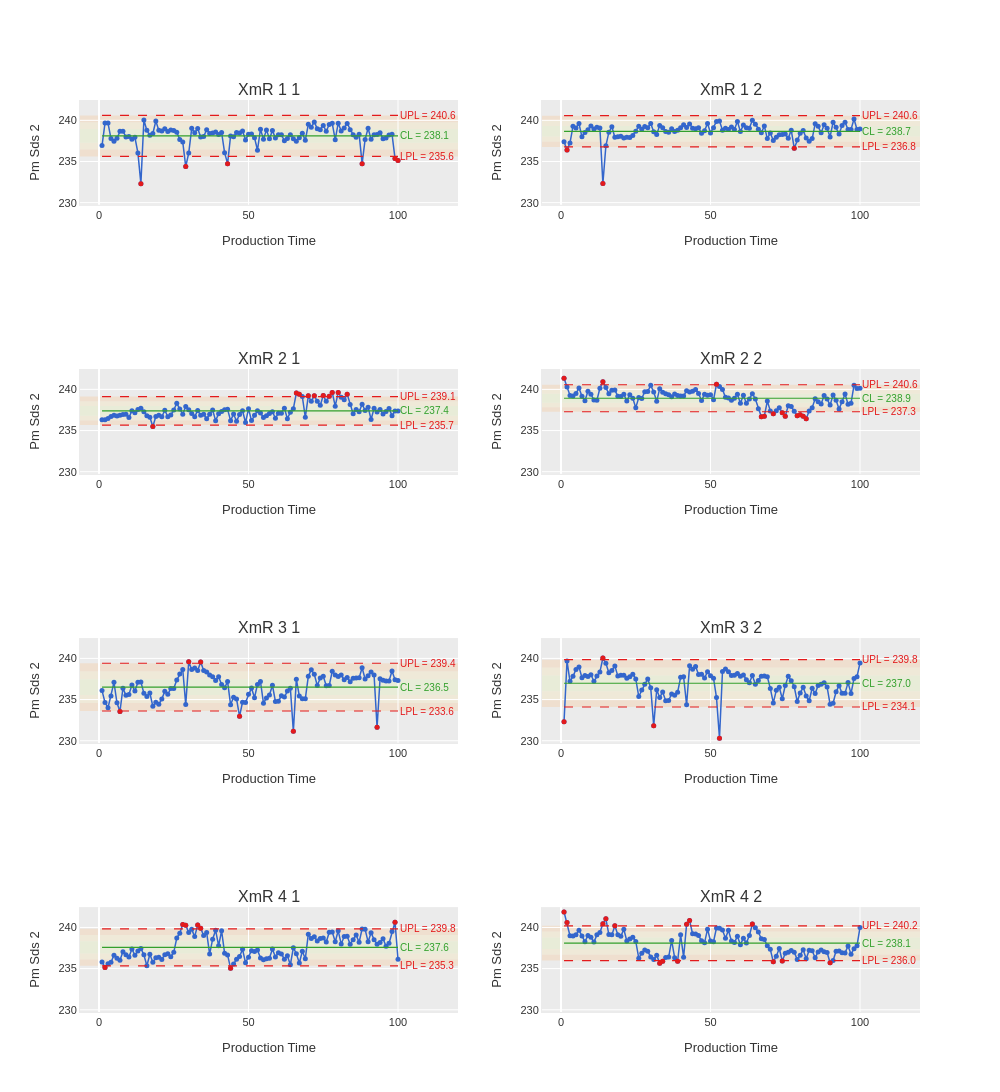

The code cell stored with this chart in its notebook:
### Code cell
# SDS 2 has n=1 per cell -- IMR works with individual observations
result_sds2 = study_sds2.execute(chart='xmr', by=['FACTOR 1', 'FACTOR 2'])
result_sds2.plot(chart='xmr', show_zones=True, theme='ggplot').show()

### Figure 1 — Plotly figure (JSON) as saved in the notebook; plotly's stock layout.template omitted (floating-point values rounded to 4 significant figures)
{"data": [{"hovertemplate": "%{x}<br>%{y:.3f}<extra></extra>", "line": {"color": "#3366CC", "width": 1.5}, "marker": {"color": "#3366CC", "size": 5}, "mode": "lines+markers", "name": "XmR_1_1", "showlegend": false, "type": "scatter", "x": [1, 2, 3, 4, 5, 6, 7, 8, 9, 10, 11, 12, 13, 14, 15, 16, 17, 18, 19, 20, 21, 22, 23, 24, 25, 26, 27, 28, 29, 30, 31, 32, 33, 34, 35, 36, 37, 38, 39, 40, 41, 42, 43, 44, 45, 46, 47, 48, 49, 50, 51, 52, 53, 54, 55, 56, 57, 58, 59, 60, 61, 62, 63, 64, 65, 66, 67, 68, 69, 70, 71, 72, 73, 74, 75, 76, 77, 78, 79, 80, 81, 82, 83, 84, 85, 86, 87, 88, 89, 90, 91, 92, 93, 94, 95, 96, 97, 98, 99, 100], "xaxis": "x", "y": [236.9, 239.7, 239.7, 237.8, 237.5, 237.8, 238.7, 238.7, 238.0, 238.0, 237.7, 237.9, 236.0, 232.3, 240.1, 238.8, 238.2, 238.4, 239.9, 238.8, 238.7, 239.0, 238.7, 238.8, 238.8, 238.6, 237.7, 237.4, 234.4, 236.0, 239.0, 238.5, 239.0, 238.0, 238.0, 238.9, 238.4, 238.5, 238.6, 238.3, 238.5, 236.1, 234.7, 238.1, 238.0, 238.5, 238.5, 238.7, 237.6, 238.3, 238.3, 237.9, 236.4, 238.9, 237.7, 238.8, 237.8, 238.8, 237.8, 238.2, 238.3, 237.5, 237.8, 238.3, 237.8, 237.5, 237.9, 238.4, 237.6, 239.5, 239.2, 239.8, 239.0, 238.9, 239.4, 238.7, 239.5, 239.6, 237.7, 239.7, 238.7, 239.1, 239.6, 238.9, 238.2, 237.9, 238.3, 234.7, 237.7, 239.0, 237.7, 238.3, 238.3, 238.5, 237.8, 237.8, 238.2, 238.3, 235.4, 235.1], "yaxis": "y"}, {"hovertemplate": "Signal<br>%{x}<br>%{y:.3f}<extra></extra>", "marker": {"color": "#E31A1C", "size": 5, "symbol": "circle"}, "mode": "markers", "showlegend": false, "type": "scatter", "x": [14, 29, 43, 88, 99, 100], "xaxis": "x", "y": [232.3, 234.4, 234.7, 234.7, 235.4, 235.1], "yaxis": "y"}, {"hovertemplate": "%{x}<br>%{y:.3f}<extra></extra>", "line": {"color": "#3366CC", "width": 1.5}, "marker": {"color": "#3366CC", "size": 5}, "mode": "lines+markers", "name": "XmR_1_2", "showlegend": false, "type": "scatter", "x": [1, 2, 3, 4, 5, 6, 7, 8, 9, 10, 11, 12, 13, 14, 15, 16, 17, 18, 19, 20, 21, 22, 23, 24, 25, 26, 27, 28, 29, 30, 31, 32, 33, 34, 35, 36, 37, 38, 39, 40, 41, 42, 43, 44, 45, 46, 47, 48, 49, 50, 51, 52, 53, 54, 55, 56, 57, 58, 59, 60, 61, 62, 63, 64, 65, 66, 67, 68, 69, 70, 71, 72, 73, 74, 75, 76, 77, 78, 79, 80, 81, 82, 83, 84, 85, 86, 87, 88, 89, 90, 91, 92, 93, 94, 95, 96, 97, 98, 99, 100], "xaxis": "x2", "y": [237.4, 236.4, 237.3, 239.3, 239.1, 239.6, 238.0, 238.5, 238.9, 239.3, 239.0, 239.2, 239.1, 232.3, 236.9, 238.6, 239.2, 237.9, 238.0, 238.1, 237.9, 238.0, 237.9, 238.2, 238.7, 239.3, 238.9, 239.3, 239.1, 239.6, 238.6, 238.3, 239.4, 239.1, 238.6, 238.5, 239.0, 238.6, 238.8, 239.1, 239.4, 239.1, 239.6, 239.0, 239.0, 239.1, 238.4, 238.7, 239.6, 238.4, 239.1, 239.9, 239.9, 238.8, 239.0, 238.9, 239.2, 238.9, 239.9, 238.6, 239.4, 239.1, 239.0, 240.0, 239.5, 238.9, 238.5, 239.3, 237.8, 238.5, 237.6, 237.9, 238.2, 238.3, 238.3, 237.8, 238.8, 236.6, 237.6, 238.4, 238.8, 237.8, 237.5, 237.8, 239.6, 239.3, 238.5, 239.4, 239.0, 238.0, 239.8, 239.2, 238.3, 239.4, 239.8, 238.9, 238.9, 240.2, 238.9, 238.9], "yaxis": "y2"}, {"hovertemplate": "Signal<br>%{x}<br>%{y:.3f}<extra></extra>", "marker": {"color": "#E31A1C", "size": 5, "symbol": "circle"}, "mode": "markers", "showlegend": false, "type": "scatter", "x": [2, 14, 78], "xaxis": "x2", "y": [236.4, 232.3, 236.6], "yaxis": "y2"}, {"hovertemplate": "%{x}<br>%{y:.3f}<extra></extra>", "line": {"color": "#3366CC", "width": 1.5}, "marker": {"color": "#3366CC", "size": 5}, "mode": "lines+markers", "name": "XmR_2_1", "showlegend": false, "type": "scatter", "x": [1, 2, 3, 4, 5, 6, 7, 8, 9, 10, 11, 12, 13, 14, 15, 16, 17, 18, 19, 20, 21, 22, 23, 24, 25, 26, 27, 28, 29, 30, 31, 32, 33, 34, 35, 36, 37, 38, 39, 40, 41, 42, 43, 44, 45, 46, 47, 48, 49, 50, 51, 52, 53, 54, 55, 56, 57, 58, 59, 60, 61, 62, 63, 64, 65, 66, 67, 68, 69, 70, 71, 72, 73, 74, 75, 76, 77, 78, 79, 80, 81, 82, 83, 84, 85, 86, 87, 88, 89, 90, 91, 92, 93, 94, 95, 96, 97, 98, 99, 100], "xaxis": "x3", "y": [236.3, 236.3, 236.5, 236.7, 236.8, 236.8, 236.9, 236.9, 237.0, 236.6, 237.4, 237.2, 237.6, 237.7, 237.3, 236.8, 236.6, 235.5, 236.7, 236.9, 236.7, 237.5, 236.7, 236.9, 237.5, 238.3, 237.6, 237.0, 237.9, 237.5, 237.1, 236.7, 237.4, 236.9, 237.0, 236.4, 237.0, 237.5, 236.2, 237.0, 237.3, 237.5, 237.6, 236.2, 237.0, 236.1, 237.0, 237.4, 236.0, 237.6, 236.2, 236.8, 237.4, 237.1, 236.6, 236.8, 237.1, 237.3, 236.5, 237.1, 237.1, 237.7, 236.4, 237.2, 237.7, 239.6, 239.4, 239.1, 236.6, 239.2, 238.6, 239.2, 238.6, 238.1, 239.2, 238.6, 239.2, 239.6, 238.0, 239.6, 239.0, 238.7, 239.4, 238.2, 237.1, 237.6, 237.3, 238.2, 237.4, 237.8, 236.3, 237.7, 237.2, 237.6, 237.0, 237.3, 237.7, 236.8, 237.4, 237.4], "yaxis": "y3"}, {"hovertemplate": "Signal<br>%{x}<br>%{y:.3f}<extra></extra>", "marker": {"color": "#E31A1C", "size": 5, "symbol": "circle"}, "mode": "markers", "showlegend": false, "type": "scatter", "x": [18, 66, 67, 70, 72, 75, 77, 78, 80, 83], "xaxis": "x3", "y": [235.5, 239.6, 239.4, 239.2, 239.2, 239.2, 239.2, 239.6, 239.6, 239.4], "yaxis": "y3"}, {"hovertemplate": "%{x}<br>%{y:.3f}<extra></extra>", "line": {"color": "#3366CC", "width": 1.5}, "marker": {"color": "#3366CC", "size": 5}, "mode": "lines+markers", "name": "XmR_2_2", "showlegend": false, "type": "scatter", "x": [1, 2, 3, 4, 5, 6, 7, 8, 9, 10, 11, 12, 13, 14, 15, 16, 17, 18, 19, 20, 21, 22, 23, 24, 25, 26, 27, 28, 29, 30, 31, 32, 33, 34, 35, 36, 37, 38, 39, 40, 41, 42, 43, 44, 45, 46, 47, 48, 49, 50, 51, 52, 53, 54, 55, 56, 57, 58, 59, 60, 61, 62, 63, 64, 65, 66, 67, 68, 69, 70, 71, 72, 73, 74, 75, 76, 77, 78, 79, 80, 81, 82, 83, 84, 85, 86, 87, 88, 89, 90, 91, 92, 93, 94, 95, 96, 97, 98, 99, 100], "xaxis": "x4", "y": [241.3, 240.3, 239.3, 239.2, 239.5, 240.2, 239.2, 238.6, 239.8, 239.4, 238.7, 238.7, 240.1, 240.9, 240.2, 239.5, 239.9, 239.9, 239.2, 239.1, 239.4, 238.6, 239.3, 238.9, 237.8, 239.0, 238.9, 239.7, 239.7, 240.5, 239.7, 238.6, 240.1, 239.6, 239.5, 239.4, 239.1, 239.4, 239.3, 239.2, 239.2, 239.8, 239.7, 239.8, 240.0, 239.5, 238.6, 239.4, 239.3, 239.4, 238.7, 240.6, 240.3, 240.0, 239.0, 239.0, 238.7, 238.9, 239.4, 238.3, 239.3, 238.3, 238.8, 239.5, 238.8, 237.7, 236.7, 236.7, 238.6, 237.4, 237.0, 237.4, 237.8, 237.2, 236.8, 238.0, 237.9, 237.3, 236.8, 236.9, 236.7, 236.4, 237.4, 237.8, 238.9, 238.5, 238.2, 239.3, 238.8, 238.1, 239.3, 238.7, 237.6, 238.5, 239.4, 238.2, 238.3, 240.5, 240.1, 240.1], "yaxis": "y4"}, {"hovertemplate": "Signal<br>%{x}<br>%{y:.3f}<extra></extra>", "marker": {"color": "#E31A1C", "size": 5, "symbol": "circle"}, "mode": "markers", "showlegend": false, "type": "scatter", "x": [1, 14, 52, 67, 68, 71, 74, 75, 79, 80, 81, 82], "xaxis": "x4", "y": [241.3, 240.9, 240.6, 236.7, 236.7, 237.0, 237.2, 236.8, 236.8, 236.9, 236.7, 236.4], "yaxis": "y4"}, {"hovertemplate": "%{x}<br>%{y:.3f}<extra></extra>", "line": {"color": "#3366CC", "width": 1.5}, "marker": {"color": "#3366CC", "size": 5}, "mode": "lines+markers", "name": "XmR_3_1", "showlegend": false, "type": "scatter", "x": [1, 2, 3, 4, 5, 6, 7, 8, 9, 10, 11, 12, 13, 14, 15, 16, 17, 18, 19, 20, 21, 22, 23, 24, 25, 26, 27, 28, 29, 30, 31, 32, 33, 34, 35, 36, 37, 38, 39, 40, 41, 42, 43, 44, 45, 46, 47, 48, 49, 50, 51, 52, 53, 54, 55, 56, 57, 58, 59, 60, 61, 62, 63, 64, 65, 66, 67, 68, 69, 70, 71, 72, 73, 74, 75, 76, 77, 78, 79, 80, 81, 82, 83, 84, 85, 86, 87, 88, 89, 90, 91, 92, 93, 94, 95, 96, 97, 98, 99, 100], "xaxis": "x5", "y": [236.1, 234.7, 234.0, 235.4, 237.1, 234.6, 233.6, 236.4, 235.5, 235.6, 236.8, 236.0, 237.1, 237.1, 235.8, 235.4, 235.8, 234.2, 234.7, 234.4, 235.1, 236.0, 235.6, 236.3, 236.3, 237.4, 238.1, 238.7, 234.4, 239.6, 238.7, 238.8, 238.5, 239.6, 238.5, 238.4, 238.0, 237.8, 237.3, 237.8, 236.8, 236.4, 237.2, 234.4, 235.3, 235.1, 233.0, 234.7, 234.7, 235.7, 236.4, 235.2, 236.8, 237.2, 234.6, 235.2, 235.6, 236.7, 234.8, 234.8, 235.4, 235.3, 236.0, 236.4, 231.1, 237.5, 235.4, 235.1, 235.1, 237.8, 238.6, 238.1, 236.7, 237.6, 237.8, 236.7, 236.7, 238.4, 238.0, 237.8, 238.0, 237.4, 237.7, 237.2, 237.6, 237.6, 237.6, 238.9, 237.5, 237.9, 238.3, 238.0, 231.6, 237.5, 237.3, 237.2, 237.2, 238.5, 237.4, 237.3], "yaxis": "y5"}, {"hovertemplate": "Signal<br>%{x}<br>%{y:.3f}<extra></extra>", "marker": {"color": "#E31A1C", "size": 5, "symbol": "circle"}, "mode": "markers", "showlegend": false, "type": "scatter", "x": [7, 30, 34, 47, 65, 93], "xaxis": "x5", "y": [233.6, 239.6, 239.6, 233.0, 231.1, 231.6], "yaxis": "y5"}, {"hovertemplate": "%{x}<br>%{y:.3f}<extra></extra>", "line": {"color": "#3366CC", "width": 1.5}, "marker": {"color": "#3366CC", "size": 5}, "mode": "lines+markers", "name": "XmR_3_2", "showlegend": false, "type": "scatter", "x": [1, 2, 3, 4, 5, 6, 7, 8, 9, 10, 11, 12, 13, 14, 15, 16, 17, 18, 19, 20, 21, 22, 23, 24, 25, 26, 27, 28, 29, 30, 31, 32, 33, 34, 35, 36, 37, 38, 39, 40, 41, 42, 43, 44, 45, 46, 47, 48, 49, 50, 51, 52, 53, 54, 55, 56, 57, 58, 59, 60, 61, 62, 63, 64, 65, 66, 67, 68, 69, 70, 71, 72, 73, 74, 75, 76, 77, 78, 79, 80, 81, 82, 83, 84, 85, 86, 87, 88, 89, 90, 91, 92, 93, 94, 95, 96, 97, 98, 99, 100], "xaxis": "x6", "y": [232.3, 239.7, 237.2, 237.8, 238.7, 239.0, 237.7, 237.9, 237.8, 238.0, 237.2, 237.9, 238.3, 240.1, 239.4, 238.3, 238.5, 239.1, 237.8, 238.0, 238.0, 237.6, 237.8, 238.1, 237.5, 235.4, 236.2, 236.8, 237.5, 236.4, 231.8, 236.2, 235.2, 235.9, 234.9, 234.9, 235.7, 235.5, 235.9, 237.7, 237.8, 234.4, 239.1, 238.7, 239.0, 238.1, 238.1, 237.6, 238.4, 237.9, 237.6, 235.2, 230.3, 238.4, 238.7, 238.4, 237.9, 237.9, 238.2, 237.8, 238.0, 237.4, 237.0, 237.9, 236.9, 237.3, 237.8, 237.8, 237.8, 236.3, 234.6, 236.1, 236.5, 235.1, 236.7, 237.8, 237.3, 236.6, 234.8, 235.8, 236.5, 235.4, 234.9, 236.4, 235.7, 236.7, 236.8, 237.0, 236.5, 234.4, 234.6, 235.9, 236.7, 235.8, 235.8, 237.1, 235.8, 237.6, 237.8, 239.4], "yaxis": "y6"}, {"hovertemplate": "Signal<br>%{x}<br>%{y:.3f}<extra></extra>", "marker": {"color": "#E31A1C", "size": 5, "symbol": "circle"}, "mode": "markers", "showlegend": false, "type": "scatter", "x": [1, 14, 31, 53], "xaxis": "x6", "y": [232.3, 240.1, 231.8, 230.3], "yaxis": "y6"}, {"hovertemplate": "%{x}<br>%{y:.3f}<extra></extra>", "line": {"color": "#3366CC", "width": 1.5}, "marker": {"color": "#3366CC", "size": 5}, "mode": "lines+markers", "name": "XmR_4_1", "showlegend": false, "type": "scatter", "x": [1, 2, 3, 4, 5, 6, 7, 8, 9, 10, 11, 12, 13, 14, 15, 16, 17, 18, 19, 20, 21, 22, 23, 24, 25, 26, 27, 28, 29, 30, 31, 32, 33, 34, 35, 36, 37, 38, 39, 40, 41, 42, 43, 44, 45, 46, 47, 48, 49, 50, 51, 52, 53, 54, 55, 56, 57, 58, 59, 60, 61, 62, 63, 64, 65, 66, 67, 68, 69, 70, 71, 72, 73, 74, 75, 76, 77, 78, 79, 80, 81, 82, 83, 84, 85, 86, 87, 88, 89, 90, 91, 92, 93, 94, 95, 96, 97, 98, 99, 100], "xaxis": "x7", "y": [235.8, 235.1, 235.6, 235.8, 236.6, 236.2, 236.0, 237.1, 236.7, 236.4, 237.4, 236.6, 237.1, 237.4, 236.7, 235.3, 236.8, 235.8, 236.3, 236.4, 236.1, 236.7, 236.8, 236.4, 237.0, 238.7, 239.3, 240.4, 240.3, 239.4, 239.8, 238.9, 240.3, 239.9, 239.0, 239.4, 236.8, 238.6, 239.7, 237.8, 239.6, 236.9, 236.7, 235.0, 235.6, 236.1, 236.5, 237.3, 235.7, 236.4, 237.2, 237.1, 237.2, 236.3, 236.1, 236.2, 236.2, 237.4, 236.4, 236.9, 236.8, 236.2, 236.6, 235.5, 237.5, 236.8, 235.7, 237.1, 236.2, 239.2, 238.7, 238.9, 238.3, 238.7, 238.7, 238.2, 239.4, 239.5, 238.3, 239.6, 238.0, 238.9, 238.9, 238.0, 238.5, 239.1, 238.2, 239.8, 239.8, 238.2, 239.3, 238.5, 238.0, 238.2, 238.6, 237.7, 238.1, 239.5, 240.6, 236.1], "yaxis": "y7"}, {"hovertemplate": "Signal<br>%{x}<br>%{y:.3f}<extra></extra>", "marker": {"color": "#E31A1C", "size": 5, "symbol": "circle"}, "mode": "markers", "showlegend": false, "type": "scatter", "x": [2, 28, 29, 33, 34, 44, 99], "xaxis": "x7", "y": [235.1, 240.4, 240.3, 240.3, 239.9, 235.0, 240.6], "yaxis": "y7"}, {"hovertemplate": "%{x}<br>%{y:.3f}<extra></extra>", "line": {"color": "#3366CC", "width": 1.5}, "marker": {"color": "#3366CC", "size": 5}, "mode": "lines+markers", "name": "XmR_4_2", "showlegend": false, "type": "scatter", "x": [1, 2, 3, 4, 5, 6, 7, 8, 9, 10, 11, 12, 13, 14, 15, 16, 17, 18, 19, 20, 21, 22, 23, 24, 25, 26, 27, 28, 29, 30, 31, 32, 33, 34, 35, 36, 37, 38, 39, 40, 41, 42, 43, 44, 45, 46, 47, 48, 49, 50, 51, 52, 53, 54, 55, 56, 57, 58, 59, 60, 61, 62, 63, 64, 65, 66, 67, 68, 69, 70, 71, 72, 73, 74, 75, 76, 77, 78, 79, 80, 81, 82, 83, 84, 85, 86, 87, 88, 89, 90, 91, 92, 93, 94, 95, 96, 97, 98, 99, 100], "xaxis": "x8", "y": [241.9, 240.6, 239.0, 238.9, 239.1, 239.7, 239.0, 238.3, 239.0, 238.8, 238.2, 239.1, 239.4, 240.4, 241.1, 239.1, 239.1, 240.2, 239.1, 238.9, 239.8, 238.3, 238.6, 238.8, 238.3, 236.3, 236.9, 237.3, 237.1, 236.4, 236.1, 236.6, 235.7, 235.9, 236.3, 236.4, 238.4, 236.3, 235.9, 239.1, 236.4, 240.4, 240.8, 239.2, 239.2, 239.0, 238.4, 238.1, 239.8, 238.3, 238.3, 239.9, 239.9, 239.7, 238.7, 239.7, 238.3, 238.2, 238.9, 237.9, 238.7, 238.1, 239.0, 240.4, 240.0, 239.4, 238.6, 238.6, 237.8, 237.3, 235.8, 236.5, 237.4, 235.9, 236.9, 237.0, 237.2, 237.0, 236.1, 236.6, 237.3, 236.2, 237.2, 237.2, 236.3, 237.0, 237.3, 237.0, 237.0, 235.7, 236.0, 237.1, 237.1, 236.9, 236.9, 237.8, 236.8, 237.4, 237.8, 240.0], "yaxis": "y8"}, {"hovertemplate": "Signal<br>%{x}<br>%{y:.3f}<extra></extra>", "marker": {"color": "#E31A1C", "size": 5, "symbol": "circle"}, "mode": "markers", "showlegend": false, "type": "scatter", "x": [1, 2, 14, 15, 18, 33, 34, 39, 42, 43, 64, 71, 74, 90], "xaxis": "x8", "y": [241.9, 240.6, 240.4, 241.1, 240.2, 235.7, 235.9, 235.9, 240.4, 240.8, 240.4, 235.8, 235.9, 235.7], "yaxis": "y8"}], "layout": {"annotations": [{"font": {"size": 16}, "showarrow": false, "text": "XmR 1 1", "x": 0.225, "xanchor": "center", "xref": "paper", "y": 1, "yanchor": "bottom", "yref": "paper"}, {"font": {"size": 16}, "showarrow": false, "text": "XmR 1 2", "x": 0.775, "xanchor": "center", "xref": "paper", "y": 1, "yanchor": "bottom", "yref": "paper"}, {"font": {"size": 16}, "showarrow": false, "text": "XmR 2 1", "x": 0.225, "xanchor": "center", "xref": "paper", "y": 0.705, "yanchor": "bottom", "yref": "paper"}, {"font": {"size": 16}, "showarrow": false, "text": "XmR 2 2", "x": 0.775, "xanchor": "center", "xref": "paper", "y": 0.705, "yanchor": "bottom", "yref": "paper"}, {"font": {"size": 16}, "showarrow": false, "text": "XmR 3 1", "x": 0.225, "xanchor": "center", "xref": "paper", "y": 0.41, "yanchor": "bottom", "yref": "paper"}, {"font": {"size": 16}, "showarrow": false, "text": "XmR 3 2", "x": 0.775, "xanchor": "center", "xref": "paper", "y": 0.41, "yanchor": "bottom", "yref": "paper"}, {"font": {"size": 16}, "showarrow": false, "text": "XmR 4 1", "x": 0.225, "xanchor": "center", "xref": "paper", "y": 0.115, "yanchor": "bottom", "yref": "paper"}, {"font": {"size": 16}, "showarrow": false, "text": "XmR 4 2", "x": 0.775, "xanchor": "center", "xref": "paper", "y": 0.115, "yanchor": "bottom", "yref": "paper"}, {"font": {"color": "#E31A1C", "size": 10}, "showarrow": false, "text": "UPL = 240.6", "x": 100, "xanchor": "left", "xref": "x", "y": 240.6, "yref": "y"}, {"font": {"color": "#E31A1C", "size": 10}, "showarrow": false, "text": "LPL = 235.6", "x": 100, "xanchor": "left", "xref": "x", "y": 235.6, "yref": "y"}, {"font": {"color": "#33A02C", "size": 10}, "showarrow": false, "text": "CL = 238.1", "x": 100, "xanchor": "left", "xref": "x", "y": 238.1, "yref": "y"}, {"font": {"color": "#E31A1C", "size": 10}, "showarrow": false, "text": "UPL = 240.6", "x": 100, "xanchor": "left", "xref": "x2", "y": 240.6, "yref": "y2"}, {"font": {"color": "#E31A1C", "size": 10}, "showarrow": false, "text": "LPL = 236.8", "x": 100, "xanchor": "left", "xref": "x2", "y": 236.8, "yref": "y2"}, {"font": {"color": "#33A02C", "size": 10}, "showarrow": false, "text": "CL = 238.7", "x": 100, "xanchor": "left", "xref": "x2", "y": 238.7, "yref": "y2"}, {"font": {"color": "#E31A1C", "size": 10}, "showarrow": false, "text": "UPL = 239.1", "x": 100, "xanchor": "left", "xref": "x3", "y": 239.1, "yref": "y3"}, {"font": {"color": "#E31A1C", "size": 10}, "showarrow": false, "text": "LPL = 235.7", "x": 100, "xanchor": "left", "xref": "x3", "y": 235.7, "yref": "y3"}, {"font": {"color": "#33A02C", "size": 10}, "showarrow": false, "text": "CL = 237.4", "x": 100, "xanchor": "left", "xref": "x3", "y": 237.4, "yref": "y3"}, {"font": {"color": "#E31A1C", "size": 10}, "showarrow": false, "text": "UPL = 240.6", "x": 100, "xanchor": "left", "xref": "x4", "y": 240.6, "yref": "y4"}, {"font": {"color": "#E31A1C", "size": 10}, "showarrow": false, "text": "LPL = 237.3", "x": 100, "xanchor": "left", "xref": "x4", "y": 237.3, "yref": "y4"}, {"font": {"color": "#33A02C", "size": 10}, "showarrow": false, "text": "CL = 238.9", "x": 100, "xanchor": "left", "xref": "x4", "y": 238.9, "yref": "y4"}, {"font": {"color": "#E31A1C", "size": 10}, "showarrow": false, "text": "UPL = 239.4", "x": 100, "xanchor": "left", "xref": "x5", "y": 239.4, "yref": "y5"}, {"font": {"color": "#E31A1C", "size": 10}, "showarrow": false, "text": "LPL = 233.6", "x": 100, "xanchor": "left", "xref": "x5", "y": 233.6, "yref": "y5"}, {"font": {"color": "#33A02C", "size": 10}, "showarrow": false, "text": "CL = 236.5", "x": 100, "xanchor": "left", "xref": "x5", "y": 236.5, "yref": "y5"}, {"font": {"color": "#E31A1C", "size": 10}, "showarrow": false, "text": "UPL = 239.8", "x": 100, "xanchor": "left", "xref": "x6", "y": 239.8, "yref": "y6"}, {"font": {"color": "#E31A1C", "size": 10}, "showarrow": false, "text": "LPL = 234.1", "x": 100, "xanchor": "left", "xref": "x6", "y": 234.1, "yref": "y6"}, {"font": {"color": "#33A02C", "size": 10}, "showarrow": false, "text": "CL = 237.0", "x": 100, "xanchor": "left", "xref": "x6", "y": 237.0, "yref": "y6"}, {"font": {"color": "#E31A1C", "size": 10}, "showarrow": false, "text": "UPL = 239.8", "x": 100, "xanchor": "left", "xref": "x7", "y": 239.8, "yref": "y7"}, {"font": {"color": "#E31A1C", "size": 10}, "showarrow": false, "text": "LPL = 235.3", "x": 100, "xanchor": "left", "xref": "x7", "y": 235.3, "yref": "y7"}, {"font": {"color": "#33A02C", "size": 10}, "showarrow": false, "text": "CL = 237.6", "x": 100, "xanchor": "left", "xref": "x7", "y": 237.6, "yref": "y7"}, {"font": {"color": "#E31A1C", "size": 10}, "showarrow": false, "text": "UPL = 240.2", "x": 100, "xanchor": "left", "xref": "x8", "y": 240.2, "yref": "y8"}, {"font": {"color": "#E31A1C", "size": 10}, "showarrow": false, "text": "LPL = 236.0", "x": 100, "xanchor": "left", "xref": "x8", "y": 236.0, "yref": "y8"}, {"font": {"color": "#33A02C", "size": 10}, "showarrow": false, "text": "CL = 238.1", "x": 100, "xanchor": "left", "xref": "x8", "y": 238.1, "yref": "y8"}], "font": {"color": "#333333", "family": "sans-serif", "size": 11}, "height": 1600, "hovermode": "closest", "paper_bgcolor": "white", "plot_bgcolor": "#EBEBEB", "shapes": [{"fillcolor": "#D9EF8B", "layer": "below", "line": {"width": 0}, "opacity": 0.2, "type": "rect", "x0": 0, "x1": 1, "xref": "x domain", "y0": 237.3, "y1": 238.9, "yref": "y"}, {"fillcolor": "#FEE08B", "layer": "below", "line": {"width": 0}, "opacity": 0.2, "type": "rect", "x0": 0, "x1": 1, "xref": "x domain", "y0": 238.9, "y1": 239.8, "yref": "y"}, {"fillcolor": "#FEE08B", "layer": "below", "line": {"width": 0}, "opacity": 0.2, "type": "rect", "x0": 0, "x1": 1, "xref": "x domain", "y0": 236.5, "y1": 237.3, "yref": "y"}, {"fillcolor": "#FDAE61", "layer": "below", "line": {"width": 0}, "opacity": 0.2, "type": "rect", "x0": 0, "x1": 1, "xref": "x domain", "y0": 239.8, "y1": 240.6, "yref": "y"}, {"fillcolor": "#FDAE61", "layer": "below", "line": {"width": 0}, "opacity": 0.2, "type": "rect", "x0": 0, "x1": 1, "xref": "x domain", "y0": 235.6, "y1": 236.5, "yref": "y"}, {"line": {"color": "#E31A1C", "dash": "dash", "width": 1.2}, "type": "line", "x0": 1, "x1": 100, "xref": "x", "y0": 240.6, "y1": 240.6, "yref": "y"}, {"line": {"color": "#E31A1C", "dash": "dash", "width": 1.2}, "type": "line", "x0": 1, "x1": 100, "xref": "x", "y0": 235.6, "y1": 235.6, "yref": "y"}, {"line": {"color": "#33A02C", "width": 1.2}, "type": "line", "x0": 1, "x1": 100, "xref": "x", "y0": 238.1, "y1": 238.1, "yref": "y"}, {"fillcolor": "#D9EF8B", "layer": "below", "line": {"width": 0}, "opacity": 0.2, "type": "rect", "x0": 0, "x1": 1, "xref": "x2 domain", "y0": 238.0, "y1": 239.3, "yref": "y2"}, {"fillcolor": "#FEE08B", "layer": "below", "line": {"width": 0}, "opacity": 0.2, "type": "rect", "x0": 0, "x1": 1, "xref": "x2 domain", "y0": 239.3, "y1": 239.9, "yref": "y2"}, {"fillcolor": "#FEE08B", "layer": "below", "line": {"width": 0}, "opacity": 0.2, "type": "rect", "x0": 0, "x1": 1, "xref": "x2 domain", "y0": 237.4, "y1": 238.0, "yref": "y2"}, {"fillcolor": "#FDAE61", "layer": "below", "line": {"width": 0}, "opacity": 0.2, "type": "rect", "x0": 0, "x1": 1, "xref": "x2 domain", "y0": 239.9, "y1": 240.6, "yref": "y2"}, {"fillcolor": "#FDAE61", "layer": "below", "line": {"width": 0}, "opacity": 0.2, "type": "rect", "x0": 0, "x1": 1, "xref": "x2 domain", "y0": 236.8, "y1": 237.4, "yref": "y2"}, {"line": {"color": "#E31A1C", "dash": "dash", "width": 1.2}, "type": "line", "x0": 1, "x1": 100, "xref": "x2", "y0": 240.6, "y1": 240.6, "yref": "y2"}, {"line": {"color": "#E31A1C", "dash": "dash", "width": 1.2}, "type": "line", "x0": 1, "x1": 100, "xref": "x2", "y0": 236.8, "y1": 236.8, "yref": "y2"}, {"line": {"color": "#33A02C", "width": 1.2}, "type": "line", "x0": 1, "x1": 100, "xref": "x2", "y0": 238.7, "y1": 238.7, "yref": "y2"}, {"fillcolor": "#D9EF8B", "layer": "below", "line": {"width": 0}, "opacity": 0.2, "type": "rect", "x0": 0, "x1": 1, "xref": "x3 domain", "y0": 236.8, "y1": 238.0, "yref": "y3"}, {"fillcolor": "#FEE08B", "layer": "below", "line": {"width": 0}, "opacity": 0.2, "type": "rect", "x0": 0, "x1": 1, "xref": "x3 domain", "y0": 238.0, "y1": 238.5, "yref": "y3"}, {"fillcolor": "#FEE08B", "layer": "below", "line": {"width": 0}, "opacity": 0.2, "type": "rect", "x0": 0, "x1": 1, "xref": "x3 domain", "y0": 236.2, "y1": 236.8, "yref": "y3"}, {"fillcolor": "#FDAE61", "layer": "below", "line": {"width": 0}, "opacity": 0.2, "type": "rect", "x0": 0, "x1": 1, "xref": "x3 domain", "y0": 238.5, "y1": 239.1, "yref": "y3"}, {"fillcolor": "#FDAE61", "layer": "below", "line": {"width": 0}, "opacity": 0.2, "type": "rect", "x0": 0, "x1": 1, "xref": "x3 domain", "y0": 235.7, "y1": 236.2, "yref": "y3"}, {"line": {"color": "#E31A1C", "dash": "dash", "width": 1.2}, "type": "line", "x0": 1, "x1": 100, "xref": "x3", "y0": 239.1, "y1": 239.1, "yref": "y3"}, {"line": {"color": "#E31A1C", "dash": "dash", "width": 1.2}, "type": "line", "x0": 1, "x1": 100, "xref": "x3", "y0": 235.7, "y1": 235.7, "yref": "y3"}, {"line": {"color": "#33A02C", "width": 1.2}, "type": "line", "x0": 1, "x1": 100, "xref": "x3", "y0": 237.4, "y1": 237.4, "yref": "y3"}, {"fillcolor": "#D9EF8B", "layer": "below", "line": {"width": 0}, "opacity": 0.2, "type": "rect", "x0": 0, "x1": 1, "xref": "x4 domain", "y0": 238.4, "y1": 239.5, "yref": "y4"}, {"fillcolor": "#FEE08B", "layer": "below", "line": {"width": 0}, "opacity": 0.2, "type": "rect", "x0": 0, "x1": 1, "xref": "x4 domain", "y0": 239.5, "y1": 240.0, "yref": "y4"}, {"fillcolor": "#FEE08B", "layer": "below", "line": {"width": 0}, "opacity": 0.2, "type": "rect", "x0": 0, "x1": 1, "xref": "x4 domain", "y0": 237.8, "y1": 238.4, "yref": "y4"}, {"fillcolor": "#FDAE61", "layer": "below", "line": {"width": 0}, "opacity": 0.2, "type": "rect", "x0": 0, "x1": 1, "xref": "x4 domain", "y0": 240.0, "y1": 240.6, "yref": "y4"}, {"fillcolor": "#FDAE61", "layer": "below", "line": {"width": 0}, "opacity": 0.2, "type": "rect", "x0": 0, "x1": 1, "xref": "x4 domain", "y0": 237.3, "y1": 237.8, "yref": "y4"}, {"line": {"color": "#E31A1C", "dash": "dash", "width": 1.2}, "type": "line", "x0": 1, "x1": 100, "xref": "x4", "y0": 240.6, "y1": 240.6, "yref": "y4"}, {"line": {"color": "#E31A1C", "dash": "dash", "width": 1.2}, "type": "line", "x0": 1, "x1": 100, "xref": "x4", "y0": 237.3, "y1": 237.3, "yref": "y4"}, {"line": {"color": "#33A02C", "width": 1.2}, "type": "line", "x0": 1, "x1": 100, "xref": "x4", "y0": 238.9, "y1": 238.9, "yref": "y4"}, {"fillcolor": "#D9EF8B", "layer": "below", "line": {"width": 0}, "opacity": 0.2, "type": "rect", "x0": 0, "x1": 1, "xref": "x5 domain", "y0": 235.5, "y1": 237.5, "yref": "y5"}, {"fillcolor": "#FEE08B", "layer": "below", "line": {"width": 0}, "opacity": 0.2, "type": "rect", "x0": 0, "x1": 1, "xref": "x5 domain", "y0": 237.5, "y1": 238.4, "yref": "y5"}, {"fillcolor": "#FEE08B", "layer": "below", "line": {"width": 0}, "opacity": 0.2, "type": "rect", "x0": 0, "x1": 1, "xref": "x5 domain", "y0": 234.6, "y1": 235.5, "yref": "y5"}, {"fillcolor": "#FDAE61", "layer": "below", "line": {"width": 0}, "opacity": 0.2, "type": "rect", "x0": 0, "x1": 1, "xref": "x5 domain", "y0": 238.4, "y1": 239.4, "yref": "y5"}, {"fillcolor": "#FDAE61", "layer": "below", "line": {"width": 0}, "opacity": 0.2, "type": "rect", "x0": 0, "x1": 1, "xref": "x5 domain", "y0": 233.6, "y1": 234.6, "yref": "y5"}, {"line": {"color": "#E31A1C", "dash": "dash", "width": 1.2}, "type": "line", "x0": 1, "x1": 100, "xref": "x5", "y0": 239.4, "y1": 239.4, "yref": "y5"}, {"line": {"color": "#E31A1C", "dash": "dash", "width": 1.2}, "type": "line", "x0": 1, "x1": 100, "xref": "x5", "y0": 233.6, "y1": 233.6, "yref": "y5"}, {"line": {"color": "#33A02C", "width": 1.2}, "type": "line", "x0": 1, "x1": 100, "xref": "x5", "y0": 236.5, "y1": 236.5, "yref": "y5"}, {"fillcolor": "#D9EF8B", "layer": "below", "line": {"width": 0}, "opacity": 0.2, "type": "rect", "x0": 0, "x1": 1, "xref": "x6 domain", "y0": 236.0, "y1": 237.9, "yref": "y6"}, {"fillcolor": "#FEE08B", "layer": "below", "line": {"width": 0}, "opacity": 0.2, "type": "rect", "x0": 0, "x1": 1, "xref": "x6 domain", "y0": 237.9, "y1": 238.9, "yref": "y6"}, {"fillcolor": "#FEE08B", "layer": "below", "line": {"width": 0}, "opacity": 0.2, "type": "rect", "x0": 0, "x1": 1, "xref": "x6 domain", "y0": 235.1, "y1": 236.0, "yref": "y6"}, {"fillcolor": "#FDAE61", "layer": "below", "line": {"width": 0}, "opacity": 0.2, "type": "rect", "x0": 0, "x1": 1, "xref": "x6 domain", "y0": 238.9, "y1": 239.8, "yref": "y6"}, {"fillcolor": "#FDAE61", "layer": "below", "line": {"width": 0}, "opacity": 0.2, "type": "rect", "x0": 0, "x1": 1, "xref": "x6 domain", "y0": 234.1, "y1": 235.1, "yref": "y6"}, {"line": {"color": "#E31A1C", "dash": "dash", "width": 1.2}, "type": "line", "x0": 1, "x1": 100, "xref": "x6", "y0": 239.8, "y1": 239.8, "yref": "y6"}, {"line": {"color": "#E31A1C", "dash": "dash", "width": 1.2}, "type": "line", "x0": 1, "x1": 100, "xref": "x6", "y0": 234.1, "y1": 234.1, "yref": "y6"}, {"line": {"color": "#33A02C", "width": 1.2}, "type": "line", "x0": 1, "x1": 100, "xref": "x6", "y0": 237.0, "y1": 237.0, "yref": "y6"}, {"fillcolor": "#D9EF8B", "layer": "below", "line": {"width": 0}, "opacity": 0.2, "type": "rect", "x0": 0, "x1": 1, "xref": "x7 domain", "y0": 236.8, "y1": 238.3, "yref": "y7"}, {"fillcolor": "#FEE08B", "layer": "below", "line": {"width": 0}, "opacity": 0.2, "type": "rect", "x0": 0, "x1": 1, "xref": "x7 domain", "y0": 238.3, "y1": 239.1, "yref": "y7"}, {"fillcolor": "#FEE08B", "layer": "below", "line": {"width": 0}, "opacity": 0.2, "type": "rect", "x0": 0, "x1": 1, "xref": "x7 domain", "y0": 236.1, "y1": 236.8, "yref": "y7"}, {"fillcolor": "#FDAE61", "layer": "below", "line": {"width": 0}, "opacity": 0.2, "type": "rect", "x0": 0, "x1": 1, "xref": "x7 domain", "y0": 239.1, "y1": 239.8, "yref": "y7"}, {"fillcolor": "#FDAE61", "layer": "below", "line": {"width": 0}, "opacity": 0.2, "type": "rect", "x0": 0, "x1": 1, "xref": "x7 domain", "y0": 235.3, "y1": 236.1, "yref": "y7"}, {"line": {"color": "#E31A1C", "dash": "dash", "width": 1.2}, "type": "line", "x0": 1, "x1": 100, "xref": "x7", "y0": 239.8, "y1": 239.8, "yref": "y7"}, {"line": {"color": "#E31A1C", "dash": "dash", "width": 1.2}, "type": "line", "x0": 1, "x1": 100, "xref": "x7", "y0": 235.3, "y1": 235.3, "yref": "y7"}, {"line": {"color": "#33A02C", "width": 1.2}, "type": "line", "x0": 1, "x1": 100, "xref": "x7", "y0": 237.6, "y1": 237.6, "yref": "y7"}, {"fillcolor": "#D9EF8B", "layer": "below", "line": {"width": 0}, "opacity": 0.2, "type": "rect", "x0": 0, "x1": 1, "xref": "x8 domain", "y0": 237.4, "y1": 238.8, "yref": "y8"}, {"fillcolor": "#FEE08B", "layer": "below", "line": {"width": 0}, "opacity": 0.2, "type": "rect", "x0": 0, "x1": 1, "xref": "x8 domain", "y0": 238.8, "y1": 239.5, "yref": "y8"}, {"fillcolor": "#FEE08B", "layer": "below", "line": {"width": 0}, "opacity": 0.2, "type": "rect", "x0": 0, "x1": 1, "xref": "x8 domain", "y0": 236.7, "y1": 237.4, "yref": "y8"}, {"fillcolor": "#FDAE61", "layer": "below", "line": {"width": 0}, "opacity": 0.2, "type": "rect", "x0": 0, "x1": 1, "xref": "x8 domain", "y0": 239.5, "y1": 240.2, "yref": "y8"}, {"fillcolor": "#FDAE61", "layer": "below", "line": {"width": 0}, "opacity": 0.2, "type": "rect", "x0": 0, "x1": 1, "xref": "x8 domain", "y0": 236.0, "y1": 236.7, "yref": "y8"}, {"line": {"color": "#E31A1C", "dash": "dash", "width": 1.2}, "type": "line", "x0": 1, "x1": 100, "xref": "x8", "y0": 240.2, "y1": 240.2, "yref": "y8"}, {"line": {"color": "#E31A1C", "dash": "dash", "width": 1.2}, "type": "line", "x0": 1, "x1": 100, "xref": "x8", "y0": 236.0, "y1": 236.0, "yref": "y8"}, {"line": {"color": "#33A02C", "width": 1.2}, "type": "line", "x0": 1, "x1": 100, "xref": "x8", "y0": 238.1, "y1": 238.1, "yref": "y8"}], "title": {"font": {"color": "#222222", "size": 14}, "x": 0.5, "xanchor": "center"}, "width": 1000, "xaxis": {"anchor": "y", "domain": [0, 0.45], "gridcolor": "white", "gridwidth": 1, "linecolor": "#EBEBEB", "linewidth": 1, "showgrid": true, "showline": true, "title": {"text": "Production Time"}}, "xaxis2": {"anchor": "y2", "domain": [0.55, 1], "gridcolor": "white", "gridwidth": 1, "linecolor": "#EBEBEB", "linewidth": 1, "showgrid": true, "showline": true, "title": {"text": "Production Time"}}, "xaxis3": {"anchor": "y3", "domain": [0, 0.45], "gridcolor": "white", "gridwidth": 1, "linecolor": "#EBEBEB", "linewidth": 1, "showgrid": true, "showline": true, "title": {"text": "Production Time"}}, "xaxis4": {"anchor": "y4", "domain": [0.55, 1], "gridcolor": "white", "gridwidth": 1, "linecolor": "#EBEBEB", "linewidth": 1, "showgrid": true, "showline": true, "title": {"text": "Production Time"}}, "xaxis5": {"anchor": "y5", "domain": [0, 0.45], "gridcolor": "white", "gridwidth": 1, "linecolor": "#EBEBEB", "linewidth": 1, "showgrid": true, "showline": true, "title": {"text": "Production Time"}}, "xaxis6": {"anchor": "y6", "domain": [0.55, 1], "gridcolor": "white", "gridwidth": 1, "linecolor": "#EBEBEB", "linewidth": 1, "showgrid": true, "showline": true, "title": {"text": "Production Time"}}, "xaxis7": {"anchor": "y7", "domain": [0, 0.45], "gridcolor": "white", "gridwidth": 1, "linecolor": "#EBEBEB", "linewidth": 1, "showgrid": true, "showline": true, "title": {"text": "Production Time"}}, "xaxis8": {"anchor": "y8", "domain": [0.55, 1], "gridcolor": "white", "gridwidth": 1, "linecolor": "#EBEBEB", "linewidth": 1, "showgrid": true, "showline": true, "title": {"text": "Production Time"}}, "yaxis": {"anchor": "x", "domain": [0.885, 1], "gridcolor": "white", "gridwidth": 1, "linecolor": "#EBEBEB", "linewidth": 1, "range": [229.7, 242.5], "showgrid": true, "showline": true, "title": {"text": "Pm Sds 2"}}, "yaxis2": {"anchor": "x2", "domain": [0.885, 1], "gridcolor": "white", "gridwidth": 1, "linecolor": "#EBEBEB", "linewidth": 1, "range": [229.7, 242.5], "showgrid": true, "showline": true, "title": {"text": "Pm Sds 2"}}, "yaxis3": {"anchor": "x3", "domain": [0.59, 0.705], "gridcolor": "white", "gridwidth": 1, "linecolor": "#EBEBEB", "linewidth": 1, "range": [229.7, 242.5], "showgrid": true, "showline": true, "title": {"text": "Pm Sds 2"}}, "yaxis4": {"anchor": "x4", "domain": [0.59, 0.705], "gridcolor": "white", "gridwidth": 1, "linecolor": "#EBEBEB", "linewidth": 1, "range": [229.7, 242.5], "showgrid": true, "showline": true, "title": {"text": "Pm Sds 2"}}, "yaxis5": {"anchor": "x5", "domain": [0.295, 0.41], "gridcolor": "white", "gridwidth": 1, "linecolor": "#EBEBEB", "linewidth": 1, "range": [229.7, 242.5], "showgrid": true, "showline": true, "title": {"text": "Pm Sds 2"}}, "yaxis6": {"anchor": "x6", "domain": [0.295, 0.41], "gridcolor": "white", "gridwidth": 1, "linecolor": "#EBEBEB", "linewidth": 1, "range": [229.7, 242.5], "showgrid": true, "showline": true, "title": {"text": "Pm Sds 2"}}, "yaxis7": {"anchor": "x7", "domain": [0, 0.115], "gridcolor": "white", "gridwidth": 1, "linecolor": "#EBEBEB", "linewidth": 1, "range": [229.7, 242.5], "showgrid": true, "showline": true, "title": {"text": "Pm Sds 2"}}, "yaxis8": {"anchor": "x8", "domain": [0, 0.115], "gridcolor": "white", "gridwidth": 1, "linecolor": "#EBEBEB", "linewidth": 1, "range": [229.7, 242.5], "showgrid": true, "showline": true, "title": {"text": "Pm Sds 2"}}}}
